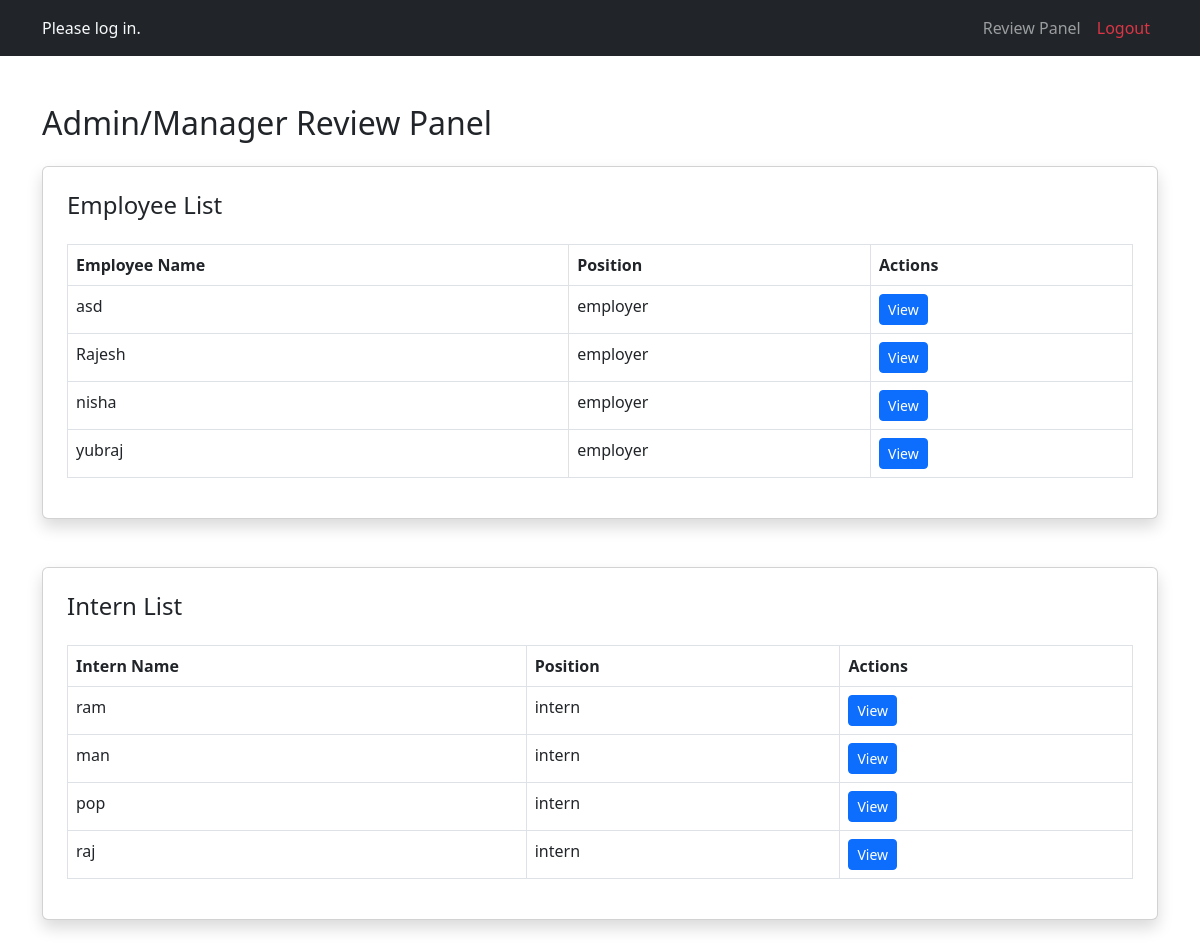
The app's page /manager_dashboard/ with its own data.
### accounts/models.py (models this page shows, shortened)
class CustomUser(AbstractUser):
    user_type = models.CharField(max_length=10, choices=UserTypes.choices, default="")
    position = models.CharField(max_length=100, blank=True, null=True)

### accounts/views.py (the view)
# urls.py: path('manager_dashboard/', views.manager_dashboard, name="manager_dashboard"),
def manager_dashboard(request):
    employees = CustomUser.objects.filter(user_type=UserTypes.EMPLOYER)
    interns = CustomUser.objects.filter(user_type=UserTypes.INTERN)
    context = {
        'employees': employees,
        'interns': interns,
        'user': request.user
    }
    return render(request, "manager/manager_dashboard.html", context)

### templates/manager/manager_dashboard.html (shortened to what this page needs)
{% extends "extend/base.html" %}
{% load static %}
{% block content %}
    <div class="container my-5">
        <h2 class="mb-4">Admin/Manager Review Panel</h2>
        <div class="card p-4 shadow mb-5">
            <h4>Employee List</h4>
            <div class="table-responsive">
                <table class="table table-bordered mt-3">
                    <thead>
                        <tr>
                            <th>Employee Name</th>
                            <th>Position</th>
                            <th>Actions</th>
                        </tr>
                    </thead>
                    <tbody>
                        {% for employee in employees %}
                        <tr>
                            <td>{{employee.username}}</td>
                            <td>{{ employee.user_type }}</td>
                            <td>
                                <a href="{% url 'work_desc' employee.id %}"button class="btn btn-primary btn-sm">View</button></a>
                            </td>
                        </tr>
                        {% endfor %}
                    </tbody>
                </table>
            </div>
        </div>
        <div class="card p-4 shadow mb-5">
            <h4>Intern List</h4>
            <div class="table-responsive">
                <table class="table table-bordered mt-3">
                    <thead>
                        <tr>
                            <th>Intern Name</th>
                            <th>Position</th>
                            <th>Actions</th>
                        </tr>
                    </thead>
                    <tbody>
                        {% for intern in interns %}
                        <tr>
                            <td>{{intern.username}}</td>
                            <td>{{intern.user_type}}</td>
                            <td>
                                <a href="{% url 'work_desc' intern.id %}"><button class="btn btn-primary btn-sm">View</button></a>
                            </td>
                        </tr>
                        {% endfor %}
                    </tbody>
                </table>
            </div>
    </div>
</body>
</html>
{% endblock content %}

### records on screen
CustomUser: username "asd", user_type "employer"
CustomUser: username "Rajesh", user_type "employer"
CustomUser: username "nisha", user_type "employer"
CustomUser: username "yubraj", user_type "employer"
CustomUser: username "ram", user_type "intern"
CustomUser: username "man", user_type "intern"
CustomUser: username "pop", user_type "intern"
CustomUser: username "raj", user_type "intern"
